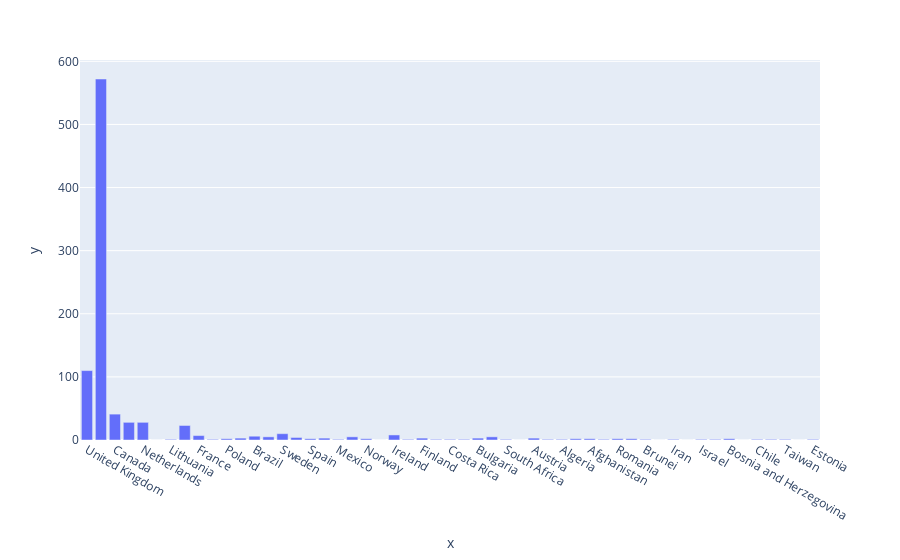

The notebook cell this image was saved under:
### Code cell
coun = px.bar(data, country_n, country_count)
coun.show()

### Figure 1 — Plotly figure (JSON) as saved in the notebook; plotly's stock layout.template omitted (floating-point values rounded to 4 significant figures)
{"data": [{"alignmentgroup": "True", "hoverlabel": {"namelength": 0}, "hovertemplate": "x=%{x}<br>y=%{y}", "legendgroup": "", "marker": {"color": "#636efa"}, "name": "", "offsetgroup": "", "orientation": "v", "showlegend": false, "textposition": "auto", "type": "bar", "x": ["United Kingdom", "United States of America", "Canada", "Germany", "Netherlands", "Czech Republic", "Lithuania", "Australia", "France", "Venezuela", "Poland", "Belgium", "Brazil", "Denmark", "Sweden", "Russia", "Spain", "India", "Mexico", "Switzerland", "Norway", "Argentina", "Ireland", "Italy", "Finland", "Colombia", "Costa Rica", "Vietnam", "Bulgaria", "New Zealand", "South Africa", "Slovakia", "Austria", "Bangladesh", "Algeria", "Pakistan", "Afghanistan", "Greece", "Romania", "Other", "Brunei", "Japan", "Iran", "Hungary", "Israel", "Ecuador", "Bosnia and Herzegovina", "China", "Chile", "Guatemala", "Taiwan", "Serbia", "Estonia"], "xaxis": "x", "y": [110, 572, 41, 28, 28, 0, 1, 23, 7, 1, 2, 3, 6, 5, 10, 4, 2, 3, 1, 5, 2, 0, 8, 1, 3, 1, 1, 1, 3, 5, 1, 0, 3, 1, 1, 2, 2, 1, 2, 2, 1, 0, 1, 0, 1, 1, 2, 0, 1, 1, 1, 0, 1], "yaxis": "y"}], "layout": {"barmode": "relative", "legend": {"tracegroupgap": 0}, "margin": {"t": 60}, "xaxis": {"anchor": "y", "domain": [0, 1], "title": {"text": "x"}}, "yaxis": {"anchor": "x", "domain": [0, 1], "title": {"text": "y"}}}}
